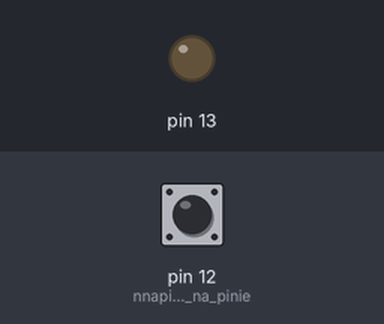
Recording of a sketch running on a simulated Arduino Uno, built with avr-gcc and run on an emulated ATmega328P. Parts: output pins drawn as LEDs (lit = HIGH). The inputs (shaded band) are chosen by the test bench; at power-on: pin 12 (nnapięcie_5v_na_pinie) HIGH.

Above: at 1.2 s.
1.3 s: pin 12 (nnapięcie_5v_na_pinie) pulled LOW for 0.15 s
At 1.7 s:
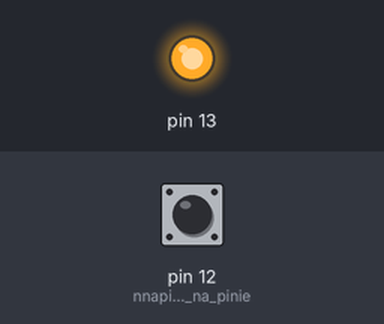
2.9 s: pin 12 (nnapięcie_5v_na_pinie) pulled LOW for 1 s
At 4.1 s:
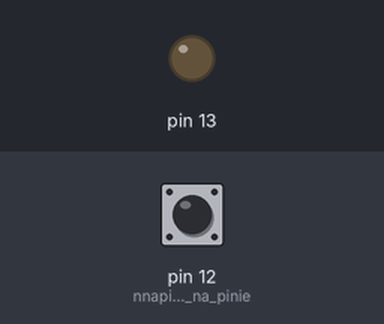
5.4 s: pin 12 (nnapięcie_5v_na_pinie) pulled LOW for 3.2 s
At 6.0 s:
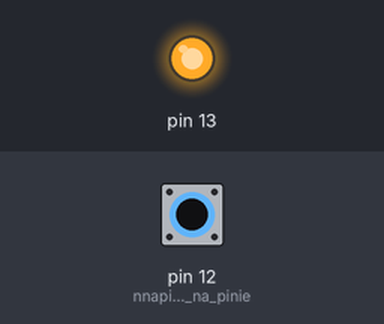
Timing chart, 0 to 8.4 s (numbered marks = the images above; inputs shaded):
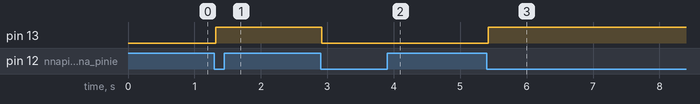

Measured:
- after the input at 1.3 s, pin 13: LOW → HIGH at once
- after the input at 2.9 s, pin 13: HIGH → LOW at once
- after the input at 5.4 s, pin 13: LOW → HIGH at once

The sketch:

buttons_pull_up.ino
```cpp
void setup() {
  pinMode(13, OUTPUT);
  pinMode(12, INPUT_PULLUP); //nnapięcie 5v na pinie
}


boolean diodeState = 0;

void loop() {
  if (digitalRead(12) == LOW) {
    delay(20);
    diodeState = !diodeState;
    digitalWrite(13, diodeState);
    while (digitalRead(12) == LOW);
    delay(20);

  }
}
```
